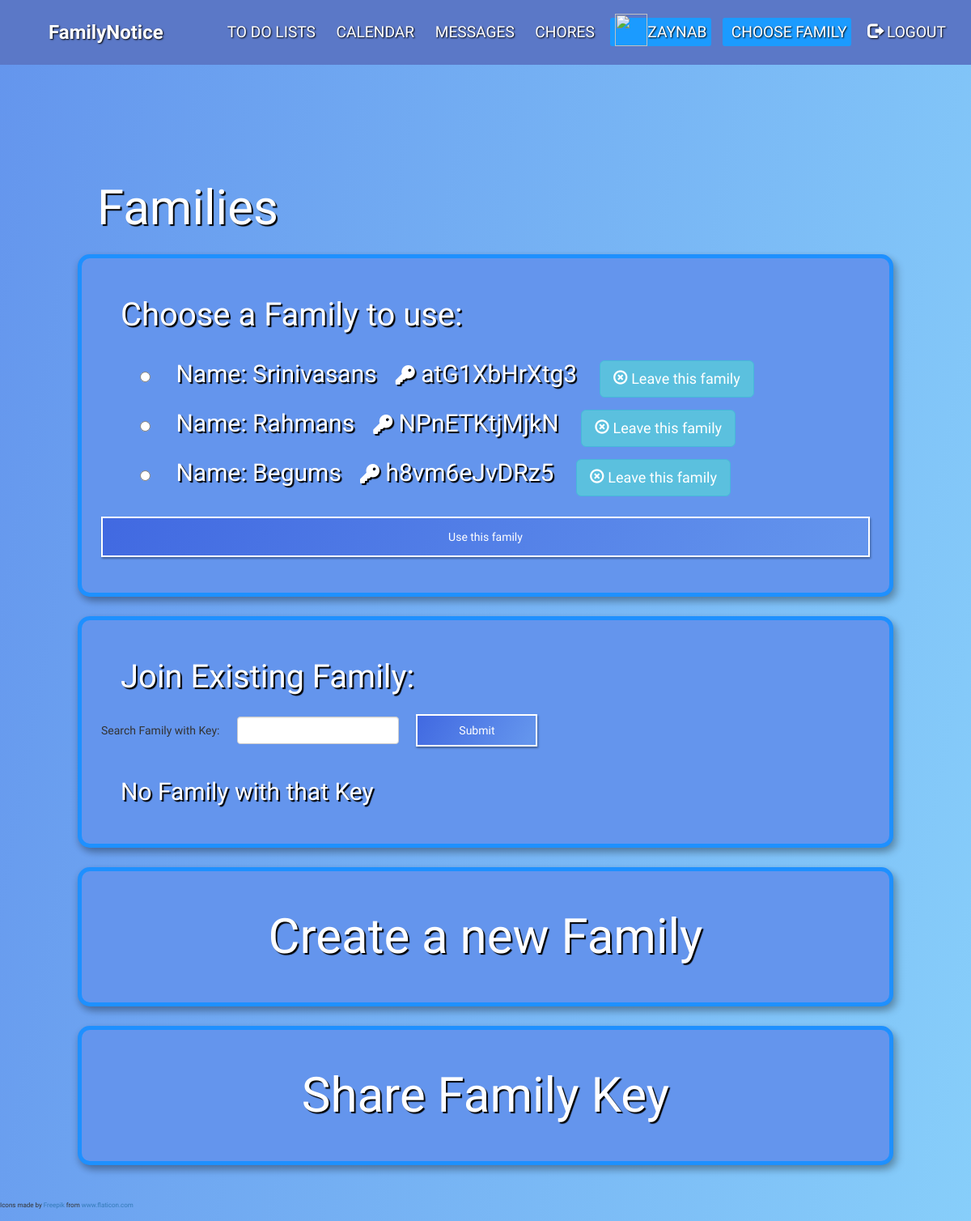
/chooseFamily/ (signed in), run on the app's committed database.
### mainapp/models.py (models this page shows, shortened)
class Family(models.Model):
	nameofFamily = models.CharField(max_length=30)
	members = models.ManyToManyField(Member)
	lists = models.ManyToManyField(List, blank=True)
	mealPlan = models.OneToOneField(MealWeek, on_delete=models.CASCADE)
	chatroom = models.OneToOneField(Chatroom, on_delete=models.CASCADE)
	FamKey = models.CharField(max_length=30, default=create_new_ref_number, unique=True)
	cal = models.BooleanField(default=False)
	calId = models.CharField(max_length=60, null=True, blank=True)
	calEvents = models.ManyToManyField(EventEntry, blank=True)
	choreList = models.OneToOneField(ChoreList, on_delete=models.CASCADE)

### mainapp/views.py (the view)
# urls.py: path('chooseFamily/', views.choose_family, name="choose family"),
@login_required
def choose_family(request):
    if request.method == 'POST':
        request.session['family_session'] = request.POST['family']
        return redirect('index')
    user = User.objects.get(username = request.user)
    mem = Member.objects.get(user = user)
    familyfilter = Family.objects.filter(members = mem)
    fam = json.loads(serialize('json', familyfilter))
    try:
        print(request.session['result'])
    except:
        request.session['result'] = 'false'
    return render(request,'mainapp/chooseFamily.html', {'families' : fam})

### mainapp/templates/mainapp/chooseFamily.html (shortened to what this page needs)
{% extends "mainapp/base.html" %}
{% block content %}
    {% load static %}
    <link rel="stylesheet" type="text/css" href="{% static 'css/chooseFamily.css' %}">
    <div class='BlockContent'>
     <h1>Families</h1>
     <div id= "ChooseFamilycontainer">
       <div class="CFcard" id="ChooseFamilyCard">
       <h2> Choose a Family to use: </h2>
          <form action="{% url 'choose family' %}" method="POST">
            {% if families|length > 0 %}
            {% for family in families %}
              <div><h3 style="display:inline;"><input style="display:inline; margin:2vw;" type="radio" name="family" value="{{family.fields.nameofFamily}}"> Name: {{family.fields.nameofFamily}} <i style="font-size:2vw; color:white; padding-left:1.3vw;"class='fas fa-key'></i> {{family.fields.FamKey}}</h3>
                <a href="/leave_family/{{family.pk}}/" class="btn btn-info btn-lg" onclick="return confirm('Are you sure you want to leave this family?');" id="LeaveFamilyButton">
                    <span class="glyphicon glyphicon-remove-circle"></span> Leave this family
                </a>
              </div>
            {% endfor %}
            <br>
              <input style="border: 2px solid white;"type ="submit" class=" loginButton" value="Use this family">
            {% else %}
              <h3>You need to join or create a family</h3>
            {% endif %}
            <br>
          </form>
        </div>
        <div class="CFcard" id="SearchFamilyCard">
          <h2>Join Existing Family:</h2>
          <form id="SearchKeyForm" type="GET" action="{% url 'search key' %}">
             Search Family with Key:
             <input type="text" maxlength="12" minlength="12" title="Twelve A-Z characters" style="width: 200px; display: inline; margin:1.5vw; margin-top:0;" class="KeyInput form-control " name="FamKey">
             <button type="submit" style="width: 150px; height: 40px; display: inline; border: 2px solid white;" class="loginButton " id= "SearchKeyButton">Submit</button>
           </form>
           {% if response|length > 0 %}
            {% for fam in response %}
               <a href="/joinFamily/{{fam.pk}}/"><h3> Click to join --> {{fam.fields.nameofFamily}} </h3></a>
            {% endfor %}
           {% else %}
           <h3>No Family with that Key</h3>
           {% endif %}
         </div>
          <a href="{% url 'create family' %}">
              <div class="CFcard" id="CreateFamilyCard">
                  <h3>Create a new Family</h3>
              </div>
          </a>
          <div id="ShareKeyButton">
              <div class="CFcard" id="ShareFamilyCard">
                  <h3>Share Family Key</h3>
              </div>
          </div>
     </div>
    </div>
{% endblock %}

### mainapp/templates/mainapp/base.html (shortened to what this page needs)
{% load staticfiles %}
<!DOCTYPE html>
<html>
<head>
  <link rel="stylesheet" href="https://maxcdn.bootstrapcdn.com/bootstrap/3.4.0/css/bootstrap.min.css">
	<link rel="stylesheet" href="https://cdnjs.cloudflare.com/ajax/libs/font-awesome/4.7.0/css/font-awesome.min.css">
	 <link rel="stylesheet" type="text/css" href="{% static 'css/login.css' %}">
	 <link rel="stylesheet" type="text/css" href="{% static 'css/general.css' %}">
	 <link rel="stylesheet" type="text/css" href="{% static 'css/nav.css' %}">
	 <link rel="stylesheet" type="text/css" href="{% static 'css/userCard.css' %}">
	 <link rel="stylesheet" type="text/css" href="{% static 'css/footer.css' %}">
</head>
<body>
	<div id="page-container">
			<nav>
      <label class="logo "><a href="{% url 'index' %}">FamilyNotice</a></label>
      <ul>
        <li><a href="{% url 'todolists' %}">To do lists</a></li>
        <li><a href="{% url 'calendar' %}">Calendar</a></li>
        <li><a href="{% url 'chat' %}">Messages</a></li>
        <li><a href="{% url 'chores' %}">Chores</a></li>
				{% if user.is_authenticated %}
				<li ><a class="profile_pic active"><span class="glyphicon">
					{% if request.user.member.genderType == 'Male' %}
						{% if request.user.member.userType == "Guardian" %}
					<img src="https://image.flaticon.com/icons/svg/145/145859.svg" width="40" height="40">
						{% else %}
					<img src="https://image.flaticon.com/icons/svg/145/145867.svg" width="40" height="40">
						{% endif %}
					{% else %}
						{% if request.user.member.userType == 'Guardian' %}
						<img src="https://image.flaticon.com/icons/svg/145/145852.svg" width="40" height="40">
						{% else %}
						 <img src="https://image.flaticon.com/icons/svg/145/145866.svg" width="40" height="40">
						{% endif %}
						{% endif %}
				</span>{{request.user}}</a></li>
				<li ><a class="active" id="chooseFamilyNav" href="{% url 'choose family' %}">
					{% if request.session.family_session %}
					{{request.session.family_session}}
					{% else %}
					Choose Family
					{% endif %}
						</a>
				</li>
				<li onclick="signOut()"><a href="{% url 'logout' %}"><span class="glyphicon glyphicon-log-out"></span> Logout </a></li>
				{% else %}
				<li ><a href="{% url 'register' %}"><span class="glyphicon glyphicon-user"></span> Sign Up </a></li>
				<li ><a href="{% url 'login' %}"><span class="glyphicon glyphicon-log-in"></span> Login </a></li>
				{% endif %}
      </ul>
    </nav>
  <br>
	<br>
	{% block content %}
	{% endblock %}
	<br>
	<footer id="footer">
		Icons made by <a href="https://www.flaticon.com/authors/freepik" title="Freepik">Freepik</a> from <a href="https://www.flaticon.com/" title="Flaticon">www.flaticon.com</a>
	</footer>
	</div>
</body>
</html>

### mainapp/static/css/login.css (style rules this page uses)
.loginButton { display: block; width: 100%; height: 50px; border: none; background: linear-gradient(120deg, #4169E1, #6495ED, #1E90FF); background-size: 200%; color: #fff; outline: none; cursor: pointer; transition: .5s; box-shadow: 0 2px 2px 0 rgba(0, 0, 0, 0.2), 2px 2px 2px 0 rgba(0, 0, 0, 0.19); }

### mainapp/static/css/general.css (style rules this page uses)
.BlockContent { max-width: 90%; width: 90%; display: block; margin-left: auto; margin-right: auto; padding: 3%; padding-bottom: 2.5rem; padding-top: 80px; }
* { margin: 0; padding: 0; box-sizing: border-box; }
body { background-image: linear-gradient(100deg, #6495ED, #87CEFA); font-family: 'Boogaloo', cursive; }
h1 { margin: 2vw; color: #fff; font-family: 'Gochi Hand', cursive; font-size: 60px; text-shadow: 2px 2px 1px black; }
h2 { padding: -2vw; margin: 2vw; font-family: 'Gochi Hand', cursive; color: white; font-size: 40px; text-shadow: 2px 2px 1px black; }
h3 { margin: 2vw; font-family: 'Gochi Hand', cursive; color: white; font-size: 30px; text-shadow: 2px 2px 1px black; }
nav { height: 10vh; background: #5b78c7; }
#page-container { position: relative; min-height: 100vh; }
#footer { position: absolute; bottom: 0; width: 100%; height: 2.5rem; font-size: 8px; }

### mainapp/static/css/nav.css (style rules this page uses)
* { padding: 0; margin: 0; text-decoration: none; list-style: none; box-sizing: border-box; }
nav { font-family: 'Gochi Hand', cursive; background: #5b78c7; color: #fff; text-shadow: 1px 1px 2px black; height: 80px; width: 100%; }
label.logo a { color: white; }
label.logo { color: white; font-size: 2vw; line-height: 80px; padding: 0 5vw; font-weight: bold; }
nav ul { float: right; margin-right: 20px; }
nav ul li { display: inline-block; line-height: 80px; margin: 0 5px; }
nav ul li a { color: white; font-size: 1.6vw; padding: 0.5vw 0.5vw; border-radius: 3px; text-transform: uppercase; }
a.active,li a:hover { background: #1b9bff; transition: .5s; color: white; text-decoration: none; }

### mainapp/static/css/chooseFamily.css (style rules this page uses)
.CFcard { width: 100%; overflow: hidden; grid-area: card; border: 5px solid #1E90FF; background-color: #6495ED; border-radius: 15px; padding: 2vw; box-shadow: 0 4px 8px 0 rgba(0, 0, 0, 0.2), 6px 6px 10px 0 rgba(0, 0, 0, 0.19); margin-bottom: 2vw; }
#CreateFamilyCard h3 { color: white; font-size: 5vw; align-self: center; }
#ShareFamilyCard h3 { color: white; font-size: 5vw; align-self: center; }
#CreateFamilyCard { text-align: center; padding: -5vw; cursor: pointer; }
#ShareFamilyCard { text-align: center; padding: -5vw; cursor: pointer; }

### data on the page
Family: fields.nameofFamily "Srinivasans", fields.FamKey "atG1XbHrXtg3"
Family: fields.nameofFamily "Rahmans", fields.FamKey "NPnETKtjMjkN"
Family: fields.nameofFamily "Begums", fields.FamKey "h8vm6eJvDRz5"

### other printed values
{{ request.user }} "ZAYNAB"
